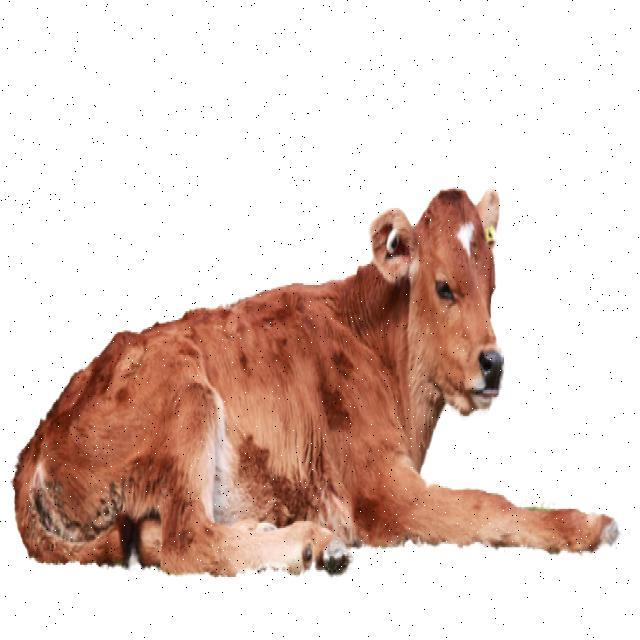
#> input picture test/pose_estimate/cow.v1i.yolov8/test/images/calf_sit_photo_jpg.rf.196b95f7afa8ec2ad8d81be6bd52b63f.jpg, 640 x 640 px, given in place of the camera
$ python red_maks.py
#> lines starting #> are read from the running program, lines starting #| are printed output that depends on the picture; after the words box and inside, x2 and y2 are one past the last pixel; in counts of white or black regions, pixels touching at a corner belong together
import cv2
import numpy as np

# 카메라 캡처 시작
cap = cv2.VideoCapture(0)

while True:
    # 프레임 읽기
    ret, frame = cap.read()
#> frame is the input picture: shape (640, 640, 3); mean B, G, R 200.5, 208, 227.9
    if not ret:
        break

    # BGR 이미지를 HSV로 변환
    hsv = cv2.cvtColor(frame, cv2.COLOR_BGR2HSV)
#> hsv: shape (640, 640, 3); mean H, S, V 5.7, 42.8, 228

    # 빨간색과 분홍색의 HSV 범위 정의
    lower_red_pink1 = np.array([0, 50, 50])
    upper_red_pink1 = np.array([10, 255, 255])
    lower_red_pink2 = np.array([160, 50, 50])
    upper_red_pink2 = np.array([180, 255, 255])

    # 두 범위의 마스크 생성
    mask1 = cv2.inRange(hsv, lower_red_pink1, upper_red_pink1)
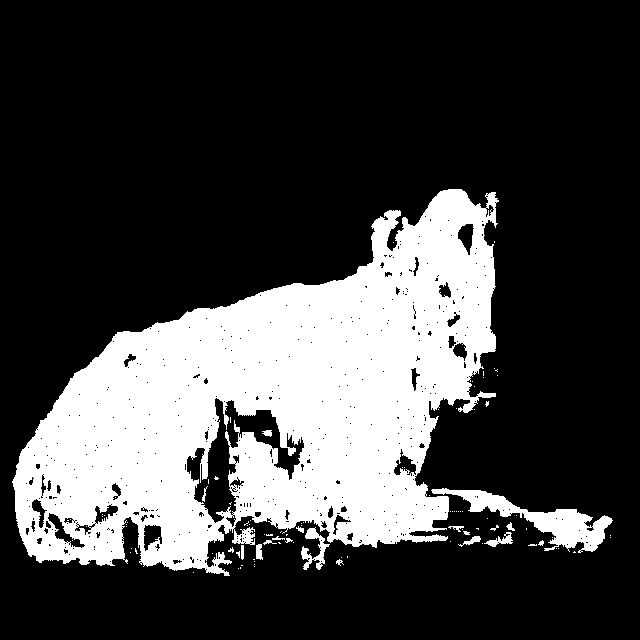
#> mask1: shape (640, 640); 25.9% white; 100 white regions (81 under 20 px), largest, box (x1, y1, x2, y2) and area: (12, 189, 499, 576) 101245, (431, 488, 613, 553) 3303, (301, 527, 330, 570) 465
    mask2 = cv2.inRange(hsv, lower_red_pink2, upper_red_pink2)
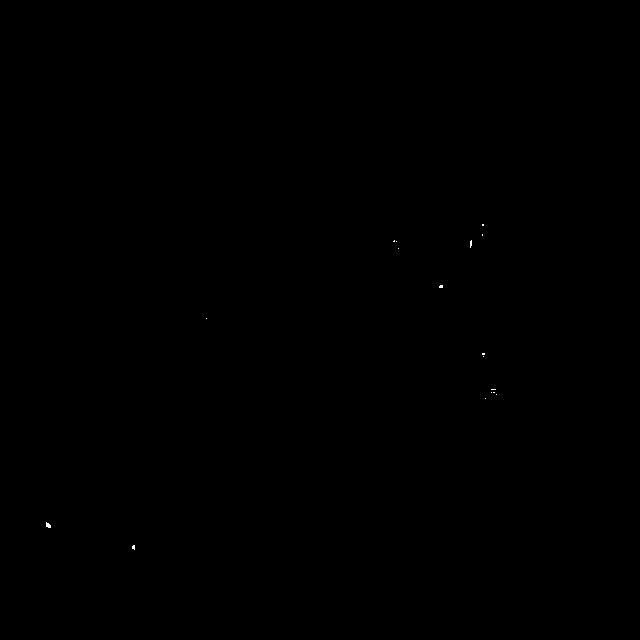
#> mask2: shape (640, 640); 0.02% white in thin lines or dots, all inside (x1, y1, x2, y2) = (46, 224, 497, 550)

    # 두 마스크를 합쳐서 최종 마스크 생성
    mask = cv2.bitwise_or(mask1, mask2)
#> mask: shape (640, 640); 25.9% white; 100 white regions (80 under 20 px), largest, box (x1, y1, x2, y2) and area: (12, 189, 499, 576) 101314, (431, 488, 613, 553) 3303, (301, 527, 330, 570) 465

    # 원본 이미지와 마스크를 사용하여 빨간색과 분홍색 부분 추출
    red_pink_only = cv2.bitwise_and(frame, frame, mask=mask)
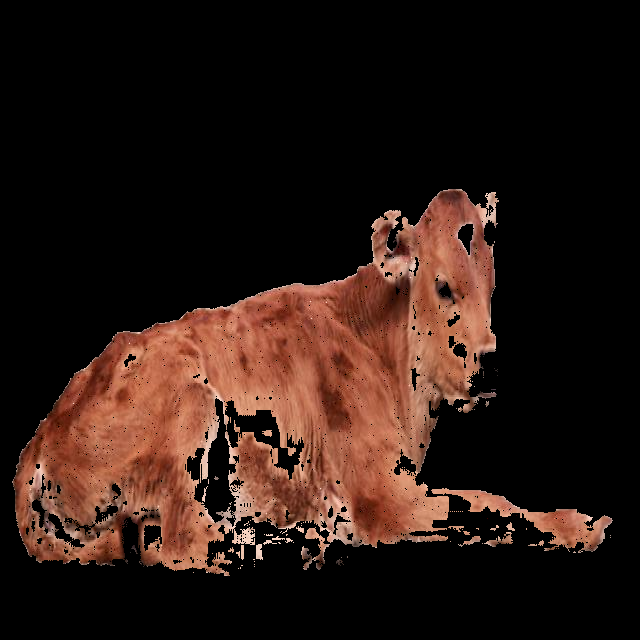
#> red_pink_only: shape (640, 640, 3); mean B, G, R 19.1, 25.4, 43.2

    # 결과 이미지 보여주기
    cv2.imshow('Red and Pink Only', red_pink_only)

    # 'q' 키를 누르면 종료
    if cv2.waitKey(1) & 0xFF == ord('q'):
#> (key q is pressed here)
        break

# 캡처 해제 및 윈도우 닫기
cap.release()
cv2.destroyAllWindows()
